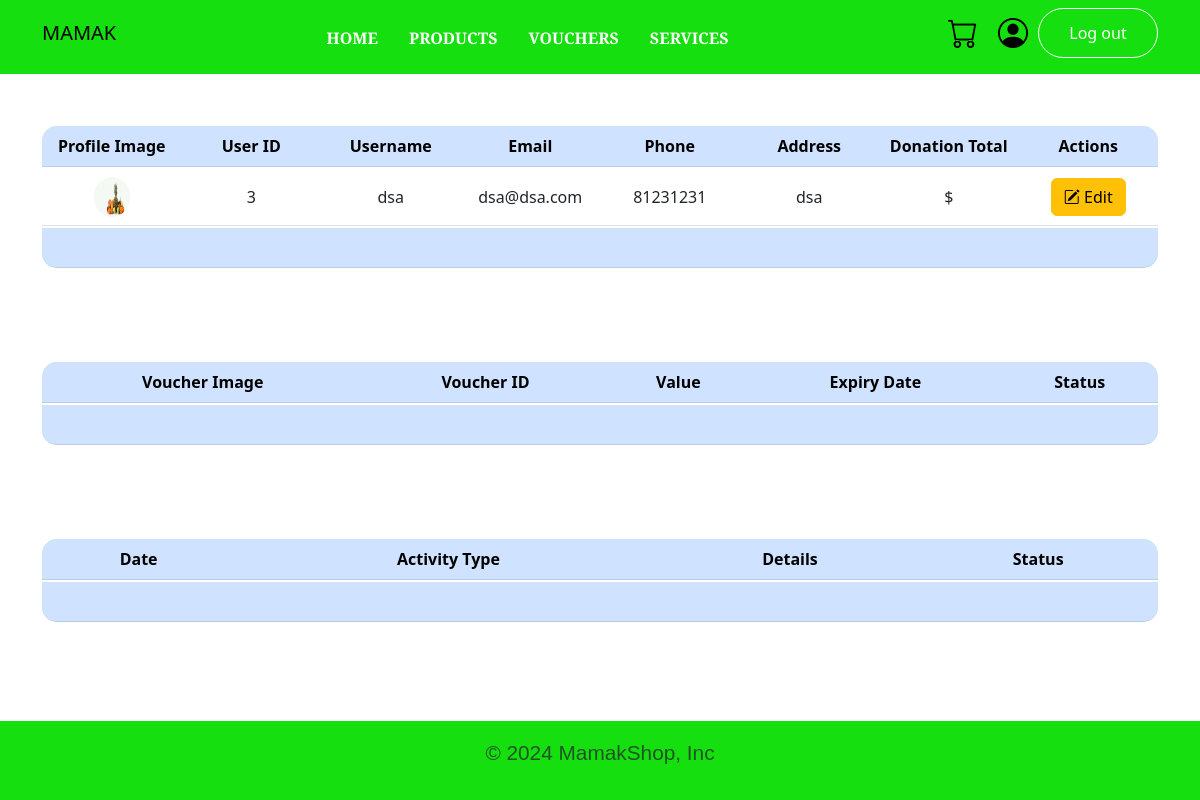
Screenshot of /account (signed in) with the database file from the repository.
### Src/models.py (models this page shows, shortened)
class User(db.Model, UserMixin):
    id = db.Column(db.Integer, primary_key=True)
    username = db.Column(db.String(20), unique=True, nullable=False)
    email = db.Column(db.String(120), unique=True, nullable=False)
    image_file = db.Column(db.String(20), nullable=False,
                           default='default.jpg')
    password = db.Column(db.String(60), nullable=False)
    phone = db.Column(db.String(8), nullable=False)
    address = db.Column(db.String(80), nullable=False)
    secretQn = db.Column(db.String(80), nullable=False)
    isAdmin = db.Column(db.Boolean, nullable=False, default=False)
    balance = db.Column(db.Integer(), nullable=False, default=0)
    credit = db.Column(db.Integer(), nullable=False, default=0)
    carts = db.relationship('Cart', backref='user', lazy=True)
    redeemedvouchers = db.relationship('RedeemedVouchers', backref='user', lazy=True)

### Src/routes.py (the view)
@app.route('/account')
@login_required
def account():
    if current_user.is_authenticated:
        redeemvoucher_list =[]
        image_file = url_for('static', filename='images/' +
                             current_user.image_file)
        user = User.query.filter_by(id=current_user.id).first()
        redeemvouchers = RedeemedVouchers.query.filter_by(user_id = current_user.id).all()
        for redeemvoucher in redeemvouchers:
            redeemvoucher_list.append(redeemvoucher)
        return render_template('account.html', image_file=image_file, user=user, redeemvoucher_list=redeemvoucher_list)
    else:
        return render_template('login.html')

### Src/models.py (called while the page is built)
@login_manager.user_loader
def load_user(user_id):
    return User.query.get(int(user_id))

### Src/templates/account.html (shortened to what this page needs)
{% extends "base.html" %}
{% block content %}
<div class="container">
    <table class="table table-hover" style="table-layout: fixed;">
        <thead class="table-primary">
            <tr>
                <th scope="col" class="topleft">Profile Image</th>
                <th scope="col">User ID</th>
                <th scope="col">Username</th>
                <th scope="col">Email</th>
                <th scope="col">Phone</th>
                <th scope="col">Address</th>
                <th scope="col">Donation Total</th>
                <th scope="col" class="topright">Actions</th>
            </tr>
        </thead>
        <tbody>
            <tr>
                <td><img src="{{ url_for('static', filename='images/' + user.image_file )}}" alt="User Profile Image"
                        style="height:5vh; width: 3vw; border-radius: 50%;"></td>
                <td>{{ user.id }}</td>
                <td>{{ user.username }}</td>
                <td>{{ user.email }}</td>
                <td>{{ user.phone }}</td>
                <td>{{ user.address }}</td>
                <td>${{ user.donation_total }}</td>
                <td>
                    <a href="/updateUserProfile/{{ user.id }}" class="btn btn-warning" title="Edit Profile">
                        <i class="bi bi-pencil-square"></i> Edit
                    </a>
                </td>
            </tr>
        </tbody>
        <tfoot class="table-primary">
            <tr>
                <th class="bottomleft"></th>
                <th></th>
                <th></th>
                <th></th>
                <th></th>
                <th></th>
                <th colspan="2" class="bottomright"></th>
            </tr>
        </tfoot>
    </table>
</div>
<div class="container mt-4">
    <table class="table table-hover">
        <thead class="table-primary">
            <tr>
                <th scope="col" class="topleft">Voucher Image</th>
                <th scope="col">Voucher ID</th>
                <th scope="col">Value</th>
                <th scope="col">Expiry Date</th>
                <th scope="col" class="topright">Status</th>
            </tr>
        </thead>
        <tfoot class="table-primary">
            <tr>
                <th class="bottomleft"></th>
                <th></th>
                <th colspan="3" class="bottomright"></th>
            </tr>
        </tfoot>
    </table>
</div>
<div class="container mt-4">
    <table class="table table-hover">
        <thead class="table-primary">
            <tr>
                <th scope="col" class="topleft">Date</th>
                <th scope="col">Activity Type</th>
                <th scope="col">Details</th>
                <th scope="col" class="topright">Status</th>
            </tr>
        </thead>
        <tfoot class="table-primary">
            <tr>
                <th class="bottomleft"></th>
                <th></th>
                <th colspan="2" class="bottomright"></th>
            </tr>
        </tfoot>
    </table>
</div>
{% endblock %}

### Src/static/css/style.css (style rules this page uses)
* { padding: 0; margin: 0; box-sizing: border-box; }
body { min-height: 100vh; display: flex; flex-direction: column; }
table { margin-top:50px; border-collapse: separate; border-spacing: 0 2px;; width: 100%; }
th, td { text-align: center; word-wrap: break-word; }
th { height:5vh; }
.topleft { border-top-left-radius: 15px; }
.topright { border-top-right-radius: 15px; }
.bottomleft { border-bottom-left-radius: 15px; }
.bottomright { border-bottom-right-radius: 15px; }
thead { background-color: rgb(185, 255, 189); }
tbody { background-color: rgb(242, 242, 242); }
td { vertical-align: middle; }
a { text-decoration: none; }

### rows the page displays
User: image_file (picture), id "3", username "dsa", email "dsa@dsa.com", phone "81231231", address "dsa"
